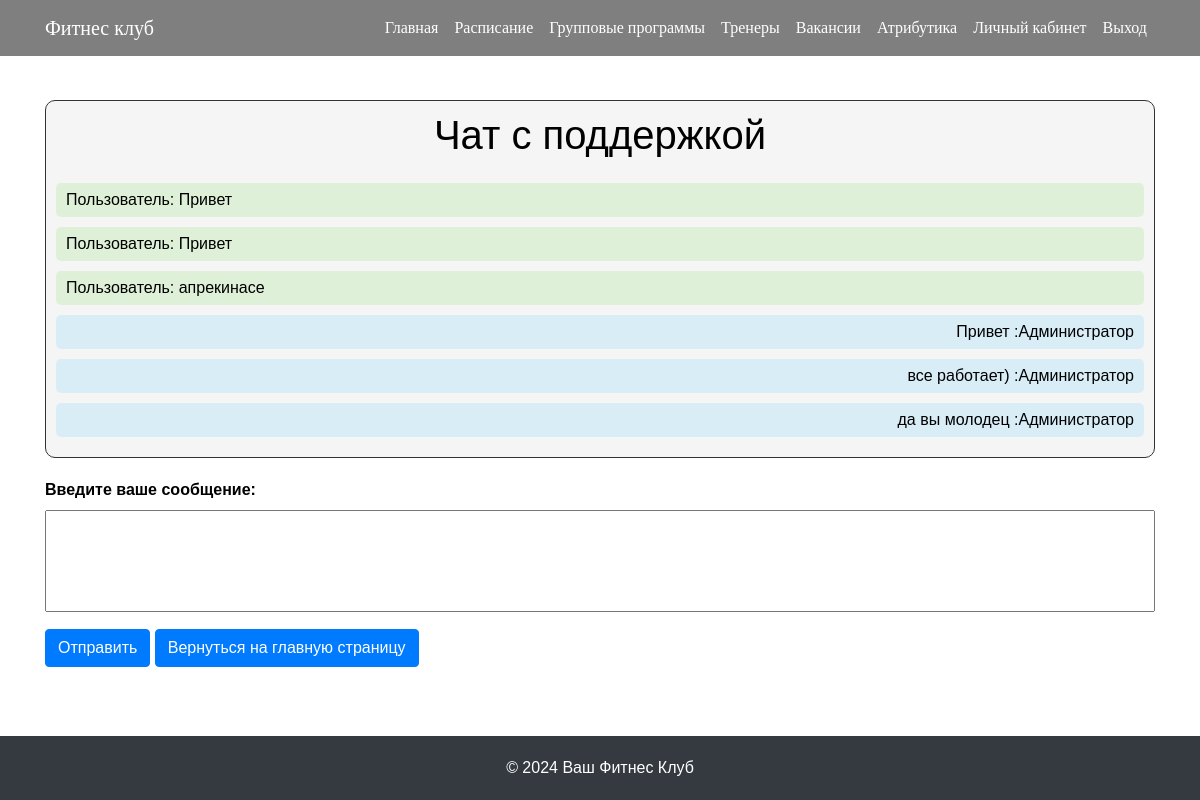
The app's page /welcome.php (signed in) with its own data.
### tables this page shows
CREATE TABLE `user_chat` (
  `id` int NOT NULL,
  `message` text,
  `sender` varchar(50) DEFAULT NULL,
  `user_id` int DEFAULT NULL
);

CREATE TABLE `admin_chat` (
  `id` int NOT NULL,
  `message` text,
  `sender` varchar(50) DEFAULT NULL
);

### welcome.php (the view, shortened to what this page needs)
<?php
$servername = "localhost";
$username = "root";
$password = "";
$database = "FITDatabase";
$conn = new mysqli($servername, $username, $password, $database);
$sqlUserChat = "SELECT * FROM user_chat ORDER BY id ASC";
$sqlAdminChat = "SELECT * FROM admin_chat ORDER BY id ASC";
$resultUserChat = $conn->query($sqlUserChat);
$resultAdminChat = $conn->query($sqlAdminChat);
?>
<!DOCTYPE html>
<html lang="en">
<head>
    <link rel="stylesheet" href="https://maxcdn.bootstrapcdn.com/bootstrap/4.5.2/css/bootstrap.min.css">
</head>
<body>
    <nav class="navbar navbar-expand-md navbar-light fixed-top bg-transparent">
        <div class="container">
            <a class="navbar-brand" href="#">Фитнес клуб</a>
            <div class="collapse navbar-collapse" id="navbarNav">
                <ul class="navbar-nav ml-auto">
                    <li class="nav-item"><a class="nav-link" href="#">Главная</a></li>
                    <li class="nav-item"><a class="nav-link" href="zapis.php">Расписание</a></li>
                    <li class="nav-item"><a class="nav-link" href="groupclasses.php">Групповые программы</a></li>
                    <li class="nav-item"><a class="nav-link" href="trainers.php">Тренеры</a></li>
                    <li class="nav-item"><a class="nav-link" href="vakancii.php">Вакансии</a></li>
                    <li class="nav-item"><a class="nav-link" href="atributika.php">Атрибутика</a></li>
                    <?php if (isset($_SESSION['user_id'])): ?>
                        <li class="nav-item"><a class="nav-link" href="profile.php">Личный кабинет</a></li>
                        <li class="nav-item"><a class="nav-link" href="logout.php">Выход</a></li>
                    <?php else: ?>
                        <li class="nav-item"><a class="nav-link" href="personal_cabinet.php">Войти</a></li>
                    <?php endif; ?>
                </ul>
            </div>
        </div>
    </nav>
    <div class="container mt-5">
        <div id="chat-container">
            <h1 class="text-center mb-4">Чат с поддержкой</h1>
            <?php
            if ($resultUserChat->num_rows > 0) {
                while($row = $resultUserChat->fetch_assoc()) {
                    echo '<div class="message user-message">Пользователь: ' . $row['message'] . '</div>';
                }
            }
            if ($resultAdminChat->num_rows > 0) {
                while($row = $resultAdminChat->fetch_assoc()) {
                    echo '<div class="message admin-message">' . $row['message'] . ' :Администратор</div>';
                }
            }
            ?>
        </div>
        <form id="message-form" method="post">
            <label for="message">Введите ваше сообщение:</label><br>
            <textarea id="message" name="message" rows="4" required></textarea><br>
            <button type="submit" class="btn btn-primary">Отправить</button>
            <a href="profile.php" class="btn btn-primary">Вернуться на главную страницу</a>
        </form>
    </div>
    <footer class="footer">
        <div class="container">
            <span>&copy; 2024 Ваш Фитнес Клуб</span>
        </div>
    </footer>
</body>
</html>

### welcome.php (style rules this page uses)
body { background-image: url('222.png'); background-size: cover; background-position: center; background-repeat: no-repeat; color: black; font-family: Arial, sans-serif; }
.navbar { background-color: rgba(0, 0, 0, 0.5) !important; font-family: 'Butcherman', cursive; }
.navbar-brand { color: white !important; display: inline; }
.navbar-nav .nav-link { font-family: 'Butcherman', cursive; color: white !important; }
.footer { position: fixed; bottom: 0; width: 100%; background-color: #343a40; color: white; text-align: center; padding: 20px 0; }
#chat-container { max-height: calc(100vh - 250px); overflow-y: auto; border: 1px solid #333; border-radius: 10px; padding: 10px; background-color: #F5F5F5; margin-top: 100px; }
.message { margin-bottom: 10px; padding: 5px 10px; border-radius: 5px; }
.user-message { background-color: #dff0d8; text-align: left; }
.admin-message { background-color: #d9edf7; text-align: right; }
#message-form { margin-top: 20px; }
#message-form label { font-weight: bold; }
#message-form textarea { width: 100%; resize: none; margin-bottom: 10px; }

### records on screen
user_chat: message "Привет"
user_chat: message "Привет"
user_chat: message "апрекинасе"
admin_chat: message "Привет"
admin_chat: message "все работает)"
admin_chat: message "да вы молодец"
